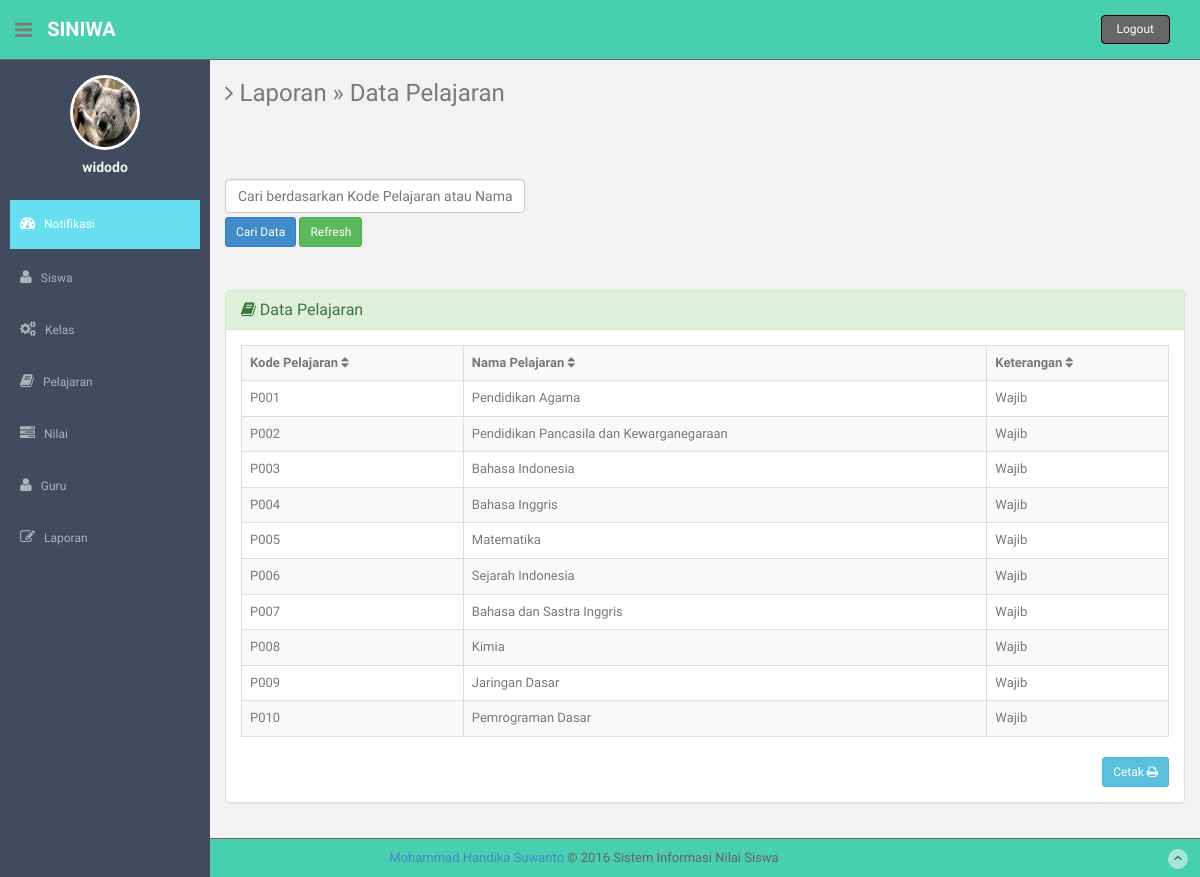
Screenshot of /admin/laporan-pelajaran.php (signed in) with the database file from the repository.
### tables this page shows
CREATE TABLE `pelajaran` (
  `kode_pelajaran` char(4) NOT NULL,
  `nama_pelajaran` varchar(100) NOT NULL,
  `kkm` varchar(2) NOT NULL,
  `keterangan` varchar(100) NOT NULL
);

### admin/laporan-pelajaran.php (the view, shortened to what this page needs)
<?php
if (empty($_SESSION['username'])){
	header('location:../index.php');
} else {
?>
<!DOCTYPE html>
<html lang="en">
  <?php include "head.php"; ?>
  <body>
  <section id="container" >
      <?php include "header.php"; ?>
      <aside>
          <div id="sidebar"  class="nav-collapse ">
              <ul class="sidebar-menu" id="nav-accordion">
              	  <p class="centered"><a href="profile.html"><img src="<?php echo $_SESSION['gambar']; ?>" class="img-circle" width="60" style="border: 3px solid white;"/></a></p>
              	  <h5 class="centered">
              <?php
              echo $_SESSION['fullname'];
               ?></h5>
<?php } ?>
                  <?php include 'menu.php'; ?>
              </ul>
          </div>
      </aside>
      <section id="main-content">
          <section class="wrapper">
          	<h3><i class="fa fa-angle-right"></i> Laporan &raquo; Data Pelajaran</h3><br /><br />
          	<div class="row mt">
              <div class="col-lg-4">
              <form action='laporan-pelajaran.php' method="POST">
	       <input type='text' class="form-control" style="margin-bottom: 4px;" name='qcari' placeholder='Cari berdasarkan Kode Pelajaran atau Nama Pelajaran' required />
           <input type='submit' value='Cari Data' class="btn btn-sm btn-primary" /> <a href='laporan-pelajaran.php' class="btn btn-sm btn-success" >Refresh</i></a>
          	</div>
              </div>
              <br />
          	<div class="row mt">
          		<div class="col-lg-12">
                    <div class="panel panel-success">
                        <div class="panel-heading">
                        <h3 class="panel-title"><i class="fa fa-book"></i> Data Pelajaran </h3>
                        </div>
                        <div class="panel-body">
                        <div class="table-responsive">
                    <?php
                    $query1="select * from pelajaran";
                    $tampil=mysql_query($query1) or die(mysql_error());
                    ?>
                  <table class="table table-bordered table-hover table-striped tablesorter">
                      <tr>
                        <th>Kode Pelajaran <i class="fa fa-sort"></i></th>
                        <th>Nama Pelajaran <i class="fa fa-sort"></i></th>
                        <th>Keterangan <i class="fa fa-sort"></i></th>
                      </tr>
                     <?php while($data=mysql_fetch_array($tampil))
                    { ?>
                    <tr>
                    <td><?php echo $data['kode_pelajaran']; ?></td>
                    <td><?php echo $data['nama_pelajaran'];?></td>
                    <td><?php echo $data['keterangan'];?></td>
                     <?php
              }
              ?>
                   </table>
                   </div>
                <div class="text-right">
                  <a href="pelajaran_pdf.php" class="btn btn-sm btn-info">Cetak  <i class="fa fa-print"></i></a>
                </div>
              </div>
              </div>
            </div>
          	</div>
		</section><! --/wrapper -->
      </section>
      <?php include "footer.php"; ?>
  </section>
  </body>
</html>

### admin/assets/css/style.css (style rules this page uses)
body { color: #797979; background: #f2f2f2; font-family: 'Ruda', sans-serif; padding: 0px !important; margin: 0px !important; font-size:13px; }
a, a:hover, a:focus { text-decoration: none; outline: none; }
#container { width: 100%; height: 100%; }
.centered { text-align: center; }
.mt { margin-top: 25px; }
#sidebar { width: 210px; height: 100%; position: fixed; background: #424a5d; }
#sidebar h5 { color: #f2f2f2; font-weight: 700; }
ul.sidebar-menu , ul.sidebar-menu li ul.sub { margin: -2px 0 0; padding: 0; }
ul.sidebar-menu { margin-top: 75px; }
#main-content { margin-left: 210px; }
.wrapper { display: inline-block; margin-top: 60px; padding-left: 15px; padding-right: 15px; padding-bottom: 15px; padding-top: 0px; width: 100%; }

### rows the page displays
pelajaran: kode_pelajaran "P001", nama_pelajaran "Pendidikan Agama", keterangan "Wajib"
pelajaran: kode_pelajaran "P002", nama_pelajaran "Pendidikan Pancasila dan Kewarganegaraan", keterangan "Wajib"
pelajaran: kode_pelajaran "P003", nama_pelajaran "Bahasa Indonesia", keterangan "Wajib"
pelajaran: kode_pelajaran "P004", nama_pelajaran "Bahasa Inggris", keterangan "Wajib"
pelajaran: kode_pelajaran "P005", nama_pelajaran "Matematika", keterangan "Wajib"
pelajaran: kode_pelajaran "P006", nama_pelajaran "Sejarah Indonesia", keterangan "Wajib"
pelajaran: kode_pelajaran "P007", nama_pelajaran "Bahasa dan Sastra Inggris", keterangan "Wajib"
pelajaran: kode_pelajaran "P008", nama_pelajaran "Kimia", keterangan "Wajib"
pelajaran: kode_pelajaran "P009", nama_pelajaran "Jaringan Dasar", keterangan "Wajib"
pelajaran: kode_pelajaran "P010", nama_pelajaran "Pemrograman Dasar", keterangan "Wajib"

### other values shown
$_SESSION['fullname'] "widodo"
